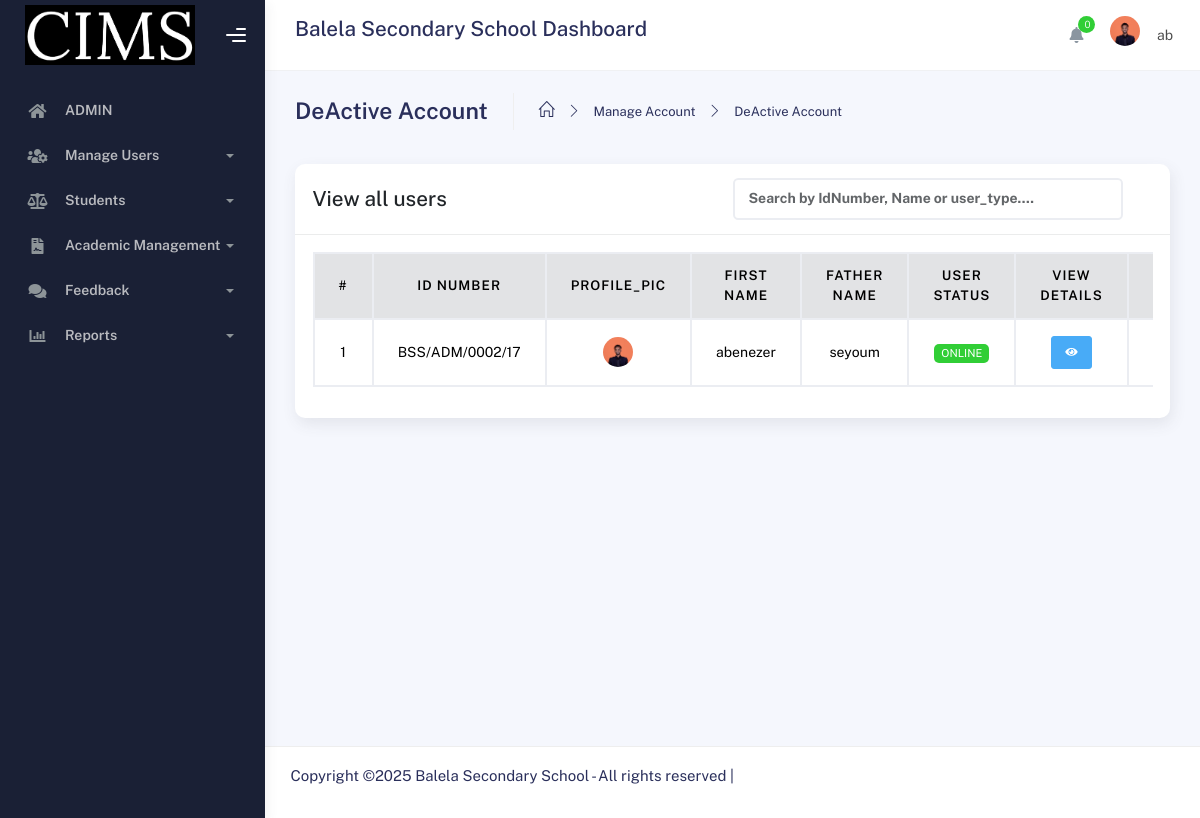
The page /Admin/Deactive_user.php (signed in) on the database as committed earlier.
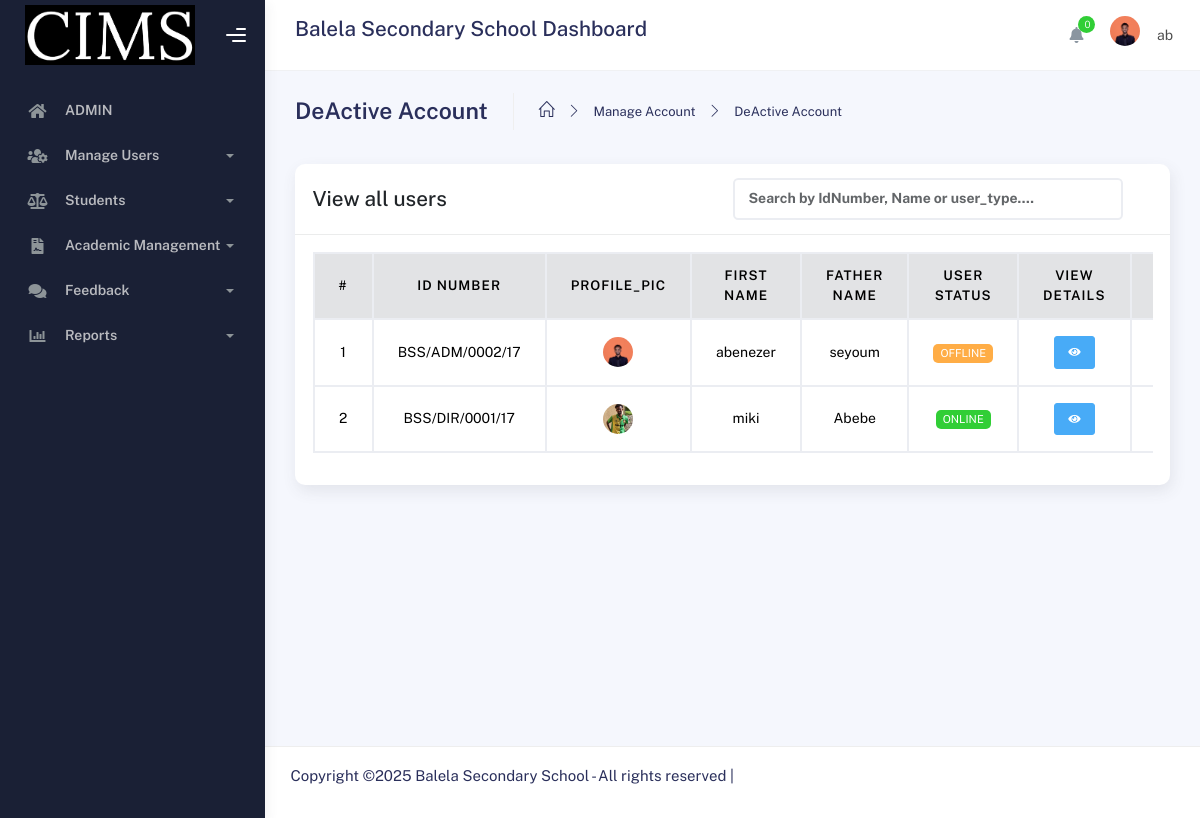
The same page on the database as committed later.
### tables this page shows
CREATE TABLE IF NOT EXISTS `users` (
  `uid` int NOT NULL AUTO_INCREMENT,
  `idNumber` varchar(50) NOT NULL,
  `profile_picture` varchar(250) NOT NULL,
  `first_name` varchar(30) NOT NULL,
  `father_name` varchar(30) NOT NULL,
  `grandfather_name` varchar(30) NOT NULL,
  `gender` varchar(30) NOT NULL,
  `user_type` varchar(30) NOT NULL,
  `username` varchar(50) NOT NULL,
  `password` varchar(250) NOT NULL,
  `email` varchar(50) NOT NULL,
  `phone` varchar(50) NOT NULL,
  `user_status` int NOT NULL,
  PRIMARY KEY (`uid`)
);

### Admin/Deactive_user.php (the view, shortened to what the changed rows need)
<?php
include('adminHeader.php');
?>
<?php
$profile = getUserByID($_SESSION["uid"]);
$roleName = getRoleNameById($profile["user_type"]);
if (isset($_SESSION["uid"]) && ($roleName == "Admin")) {
?>
<div class="container">
  <div class="page-inner">
<div class="main-content">
<section class="section">
<div class="row">
 <div class="col-12">
  <div class="card">
<?php
  if (isset($_SESSION["uid"])) {
      if (isset($_GET['search']) && !empty(trim($_GET['search']))) {
          $searchTerm = $_GET['search'];
          $users = searchUsers($searchTerm);
      } else {
          $users = getAllUsers();
      }
 ?>
<div class="card-body">
  <div class="table-responsive">
     <table class="table table-hover align-middle text-center" style="border: 2px solid black; border-collapse: collapse; width: 100%;">
  <thead class="table-secondary">
      <tr>
    <th style="border: 2px solid black;">#</th>
    <th style="border: 2px solid black;">ID Number</th>
    <th style="border: 2px solid black;">profile_pic</th>
    <th style="border: 2px solid black;">First Name</th>
    <th style="border: 2px solid black;">Father Name</th>
    <th style="border: 2px solid black;">User Status</th>
    <th style="border: 2px solid black;">View Details</th>
    <th style="border: 2px solid black;">Actions</th>
     </tr>
    </thead>
   <tbody>
   <?php
      $no = 1;
      if (!empty($users)) {
        foreach ($users as $user) {
          $status = user_status($user["user_status"]);
      ?>
  <tr>
    <td style="border: 2px solid black;"><?php echo $no; ?></td>
    <td style="border: 2px solid black;"><?php echo $user["idNumber"]; ?></td>
    <td style="border: 2px solid black;"><img class="profile-img" src="<?php echo $user["profile_picture"]; ?>" alt="Profile Picture" width="100" height="100"></td>
    <td style="border: 2px solid black;"><?php echo $user["first_name"]; ?></td>
    <td style="border: 2px solid black;"><?php echo $user["father_name"]; ?></td>
    <td style="border: 2px solid black;"><?php echo $status; ?></td>
     <td style="border: 2px solid black;">
        <a href="viewUserDetail.php?uid=<?= $user['uid']; ?>" class="btn btn-sm btn-info">
          <i class="fa fa-eye"></i>
        </a>
      </td>
    <td style="border: 2px solid black;">
    </td>
  </tr>
<?php $no++; } } ?>
  <?php } ?>
     </tbody>
     </table>
    </div>
  </div>
 </div>
</div>
</div>
</section>
<?php
  } else {
      echo "some error occurred";
 }
 ?>
</div>
</div>
</div>
<?php
include('footer.php');
?>

### Director/adminHeader.php (shortened to what the changed rows need)
<?php
include '../connection/connection.php';
include '../connection/function.php';
?>
<!DOCTYPE html>
<html lang="en">
<head>
	<link rel="stylesheet" href="../assets/css/bootstrap.min.css">
	<link rel="stylesheet" href="../assets/css/plugins.min.css">
	<link rel="stylesheet" href="../assets/css/kaiadmin.min.css">
</head>
<body>
<div class="wrapper">
<div class="main-panel">
	<div class="main-header">
		<?php
$profile = getUserByID($_SESSION["uid"]);
$roleName = getRoleNameById($profile["user_type"]);
if (isset($_SESSION["uid"]) and ($roleName == "Admin")) {
?>
<nav class="navbar navbar-header navbar-header-transparent navbar-expand-lg border-bottom">
  <div class="container-fluid">
	<div class="input-group">
	  <div class="input-group-prepend">
		<h4>Balela Secondary School Dashboard </h4></div>
	    <ul class="navbar-nav topbar-nav ms-md-auto align-items-center">
<ul class="navbar-nav topbar-nav ms-md-auto align-items-center">
 <li class="nav-item topbar-icon dropdown hidden-caret">
  <a class="nav-link dropdown-toggle" href="#" id="notifDropdown" role="button" data-bs-toggle="dropdown" aria-haspopup="true" aria-expanded="false">
   <i class="fa fa-bell"></i><span class="notification" id="notifCount">0</span></a>
	</li>
<li class="nav-item topbar-user dropdown hidden-caret">
 <a class="dropdown-toggle profile-pic" data-bs-toggle="dropdown" href="#" aria-expanded="false">
    <div class="avatar-sm"><img class="profile-img" src="<?php echo $profile["profile_picture"]; ?>"
	       alt="Profile Picture" width="100" height="100"></div>
    <span class="profile-username"><span class="op-7"><?php echo "$profile[username]";?></span></span></span>
 </a>
				</li>
			</ul>
		</div>
	</nav>
</div>
<?php
} else {
}
?>

### connection/function.php (shortened to what the changed rows need)
<?php
include 'connection.php';
function decryptPassword($encryptedPassword) {
    $key = hash('sha256', SECRET_KEY);
    $iv = substr(hash('sha256', SECRET_IV), 0, 16);
    return openssl_decrypt($encryptedPassword, ENCRYPT_METHOD, $key, 0, $iv);
}
function user_status($status) {
    if ($status == 0) {
        return "<span class='badge light badge-warning'>OFFLINE</span>";
    } else if ($status == 1) {
        return "<span class='badge light badge-success'>ONLINE</span>";
    } else if ($status == 2) {
        return "<span class='badge light badge-danger'>BLOCKED</span>";
    } else {
        return "<span class='badge light badge-secondary'>UNKNOWN</span>";
    }
}
function getUserByID($data)
{
    global $conn;
    $query = mysqli_query($conn, "SELECT * FROM users WHERE uid = '$data'");
    $result = mysqli_fetch_array($query);
    if ($result && isset($result["password"])) {
        $result["password"] = decryptPassword($result["password"]);
    }
    return $result;
}
function getAllUsers()
{
    global $conn;
    $query = mysqli_query($conn, "select * from users");
    $result = array();
    while ($row = mysqli_fetch_array($query)) {
        array_push($result, $row);
    }
    return $result;
}
function getRoleNameById($role_id) {
    global $conn;
    $role_id = (int)$role_id;
    $query = "SELECT role_name FROM role_type WHERE rid = $role_id";
    $result = mysqli_query($conn, $query);
    if ($result && mysqli_num_rows($result) > 0) {
        $row = mysqli_fetch_assoc($result);
        return $row['role_name'];
    }
    return null;
}
?>

Rows that differ between the two databases and show on the page:
changed users "BSS/ADM/0002/17": user_status "ONLINE" → "OFFLINE"
added users: idNumber "BSS/DIR/0001/17", profile_picture (placeholder picture), first_name "miki", father_name "Abebe", user_status "ONLINE"
